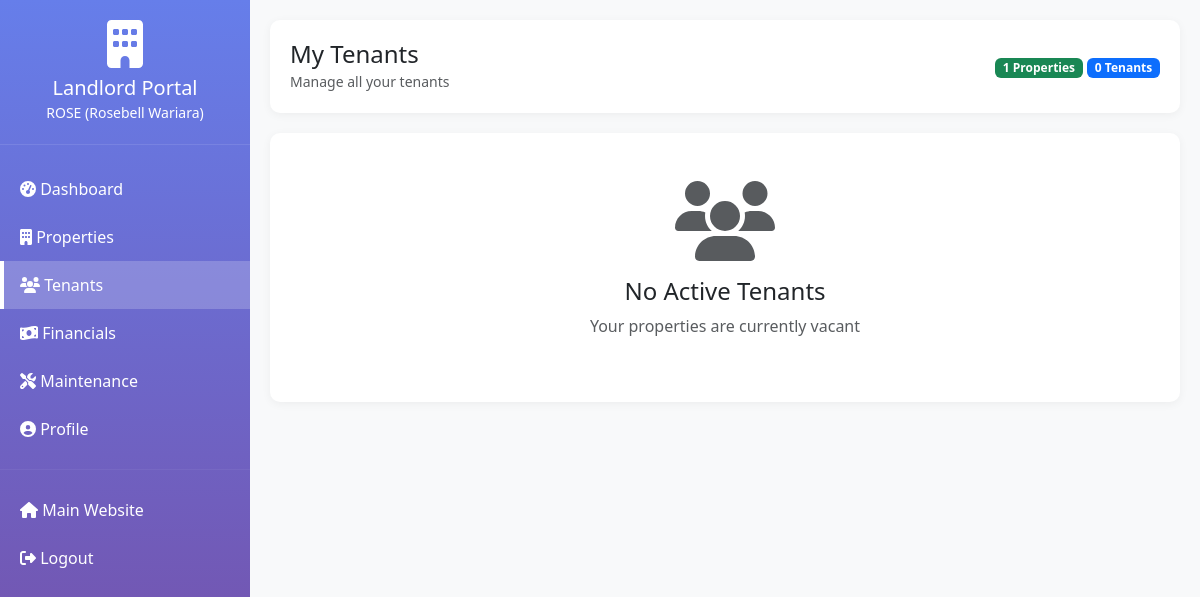
Screenshot of /landlord/tenants/ (signed in) with the database file from the repository.
### listings/models.py (models this page shows, shortened)
class Landlord(models.Model):
    user = models.OneToOneField(User, on_delete=models.CASCADE, related_name='landlord_profile')
    phone = models.CharField(max_length=20)
    id_number = models.CharField(max_length=20, blank=True, verbose_name="ID/Passport Number")
    kra_pin = models.CharField(max_length=20, blank=True, verbose_name="KRA PIN")
    bank_name = models.CharField(max_length=100, blank=True)
    bank_account = models.CharField(max_length=50, blank=True)
    bank_branch = models.CharField(max_length=100, blank=True)
    address = models.TextField(blank=True)
    city = models.CharField(max_length=100, blank=True)
    postal_code = models.CharField(max_length=20, blank=True)
    profile_image = models.ImageField(upload_to='landlords/', blank=True, null=True)
    company_name = models.CharField(max_length=200, blank=True, help_text="If representing a company")
    is_active = models.BooleanField(default=True)
    is_verified = models.BooleanField(default=False, help_text="Admin must verify landlord")
    created_at = models.DateTimeField(auto_now_add=True)
    updated_at = models.DateTimeField(auto_now=True)
    class Meta:
        ordering = ['-created_at']
        verbose_name = "Landlord"
        verbose_name_plural = "Landlords"
    @property
    def full_name(self):
        if self.company_name:
            return f"{self.company_name} ({self.user.get_full_name()})"
        return self.user.get_full_name() or self.user.username
    @property
    def total_properties(self):
        return self.properties.count()
    @property
    def total_tenants(self):
        from listings.models import Tenant
        return Tenant.objects.filter(leases__property_item__landlord=self, leases__status='active').distinct().count()

### listings/landlord_views.py (the view)
# urls.py: path('tenants/', landlord_views.landlord_tenants, name='tenants'),
@login_required(login_url='/landlord/login/')
def landlord_tenants(request):
    try:
        landlord = Landlord.objects.get(user=request.user)
    except Landlord.DoesNotExist:
        messages.error(request, 'You are not registered as a landlord.')
        return redirect('listings:home')
    active_leases = Lease.objects.filter(
        property_item__landlord=landlord,
        status='active'
    ).select_related('tenant', 'property_item')
    past_leases = Lease.objects.filter(
        property_item__landlord=landlord,
        status='terminated'
    ).select_related('tenant', 'property_item').order_by('-end_date')[:10]
    context = {
        'landlord': landlord,
        'active_leases': active_leases,
        'past_leases': past_leases,
    }
    return render(request, 'landlord/tenants.html', context)

### listings/templates/landlord/tenants.html (shortened to what this page needs)
{% extends 'landlord/base.html' %}
{% block page_title %}My Tenants{% endblock %}
{% block page_subtitle %}Manage all your tenants{% endblock %}
{% block content %}
{% if active_leases %}
<div class="data-card mb-4">
    <h5 class="mb-3">Active Tenants</h5>
    <div class="table-responsive">
        <table class="table table-hover">
            <thead>
                <tr>
                    <th>Tenant</th>
                    <th>Property</th>
                    <th>Monthly Rent</th>
                    <th>Lease Start</th>
                    <th>Lease End</th>
                    <th>Action</th>
                </tr>
            </thead>
            <tbody>
                {% for lease in active_leases %}
                    <tr>
                        <td>
                            <strong>{{ lease.tenant.full_name }}</strong><br>
                            <small class="text-muted">{{ lease.tenant.phone }}</small>
                        </td>
                        <td>{{ lease.property_item.title }}</td>
                        <td class="text-success">KSh {{ lease.monthly_rent|floatformat:0 }}</td>
                        <td>{{ lease.start_date|date:"M d, Y" }}</td>
                        <td>{{ lease.end_date|date:"M d, Y" }}</td>
                        <td>
                            <a href="{% url 'listings:landlord:tenant_detail' lease.tenant.id %}" class="btn btn-sm btn-outline-primary">
                                View Details
                            </a>
                        </td>
                    </tr>
                {% endfor %}
            </tbody>
        </table>
    </div>
</div>
{% else %}
<div class="data-card text-center py-5">
    <i class="fas fa-users fa-5x text-muted mb-3"></i>
    <h4>No Active Tenants</h4>
    <p class="text-muted">Your properties are currently vacant</p>
</div>
{% endif %}
{% endblock %}

### listings/templates/landlord/base.html (shortened to what this page needs)
{% load static %}
<!DOCTYPE html>
<html lang="en">
<head>
    <link href="https://cdn.jsdelivr.net/npm/bootstrap@5.3.0/dist/css/bootstrap.min.css" rel="stylesheet">
    <link rel="stylesheet" href="https://cdnjs.cloudflare.com/ajax/libs/font-awesome/6.4.0/css/all.min.css">
</head>
<body>
    <div class="sidebar">
        <div class="sidebar-header">
            <i class="fas fa-building fa-3x mb-2"></i>
            <h5 class="mb-0">Landlord Portal</h5>
            <small>{{ landlord.full_name }}</small>
        </div>
        <div class="sidebar-menu">
            <a href="{% url 'listings:landlord:dashboard' %}" class="{% if request.resolver_match.url_name == 'dashboard' %}active{% endif %}">
                <i class="fas fa-tachometer-alt"></i> Dashboard
            </a>
            <a href="{% url 'listings:landlord:properties' %}" class="{% if 'properties' in request.path %}active{% endif %}">
                <i class="fas fa-building"></i> Properties
            </a>
            <a href="{% url 'listings:landlord:tenants' %}" class="{% if 'tenants' in request.path %}active{% endif %}">
                <i class="fas fa-users"></i> Tenants
            </a>
            <a href="{% url 'listings:landlord:financials' %}" class="{% if request.resolver_match.url_name == 'financials' %}active{% endif %}">
                <i class="fas fa-money-bill-wave"></i> Financials
            </a>
            <a href="{% url 'listings:landlord:maintenance' %}" class="{% if request.resolver_match.url_name == 'maintenance' %}active{% endif %}">
                <i class="fas fa-tools"></i> Maintenance
            </a>
            <a href="{% url 'listings:landlord:profile' %}" class="{% if request.resolver_match.url_name == 'profile' %}active{% endif %}">
                <i class="fas fa-user-circle"></i> Profile
            </a>
            <hr style="border-color: rgba(255,255,255,0.2);">
            <a href="{% url 'listings:home' %}">
                <i class="fas fa-home"></i> Main Website
            </a>
            <a href="{% url 'listings:landlord:logout' %}">
                <i class="fas fa-sign-out-alt"></i> Logout
            </a>
        </div>
    </div>
    <div class="main-content">
        <div class="header-bar">
            <div class="d-flex justify-content-between align-items-center">
                <div>
                    <h4 class="mb-0">{% block page_title %}Dashboard{% endblock %}</h4>
                    <small class="text-muted">{% block page_subtitle %}Welcome to your landlord portal{% endblock %}</small>
                </div>
                <div>
                    <span class="badge bg-success">{{ landlord.total_properties }} Properties</span>
                    <span class="badge bg-primary">{{ landlord.total_tenants }} Tenants</span>
                </div>
            </div>
        </div>
        {% block content %}{% endblock %}
    </div>
</body>
</html>

### listings/templates/landlord/base.html (style rules this page uses)
:root { --primary-color: #667eea; --secondary-color: #764ba2; }
body { background-color: #f8f9fa; }
.sidebar { height: 100vh; position: fixed; top: 0; left: 0; width: 250px; background: linear-gradient(180deg, var(--primary-color) 0%, var(--secondary-color) 100%); color: white; overflow-y: auto; z-index: 1000; }
.sidebar-header { padding: 20px; text-align: center; border-bottom: 1px solid rgba(255,255,255,0.1); }
.sidebar-menu { padding: 20px 0; }
.sidebar-menu a { display: block; padding: 12px 20px; color: white; text-decoration: none; transition: all 0.3s; }
.sidebar-menu a:hover, .sidebar-menu a.active { background: rgba(255,255,255,0.2); border-left: 4px solid white; padding-left: 16px; }
.main-content { margin-left: 250px; padding: 20px; min-height: 100vh; }
.header-bar { background: white; border-radius: 10px; padding: 20px; margin-bottom: 20px; box-shadow: 0 2px 10px rgba(0,0,0,0.05); }
.data-card { background: white; border-radius: 10px; padding: 20px; box-shadow: 0 2px 10px rgba(0,0,0,0.05); margin-bottom: 20px; }

### rows the page displays
Landlord: full_name "ROSE (Rosebell Wariara)", total_properties "1", total_tenants "0"
